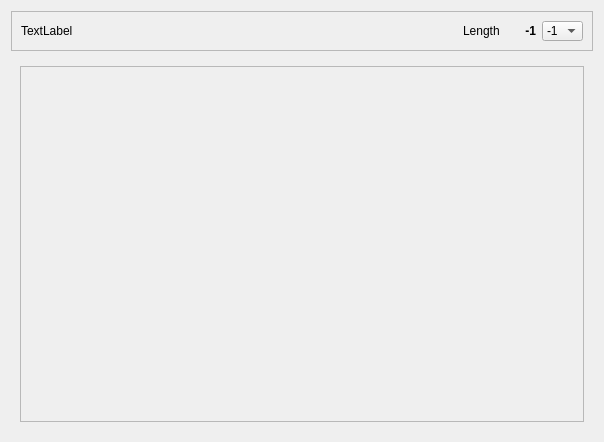
<?xml version="1.0" encoding="UTF-8"?>
<ui version="4.0">
 <class>Frame</class>
 <widget class="QFrame" name="Frame">
  <property name="geometry">
   <rect>
    <x>0</x>
    <y>0</y>
    <width>604</width>
    <height>442</height>
   </rect>
  </property>
  <property name="windowTitle">
   <string>Frame</string>
  </property>
  <layout class="QVBoxLayout" name="verticalLayout">
   <item>
    <widget class="QFrame" name="frame">
     <property name="maximumSize">
      <size>
       <width>16777215</width>
       <height>40</height>
      </size>
     </property>
     <property name="frameShape">
      <enum>QFrame::StyledPanel</enum>
     </property>
     <property name="frameShadow">
      <enum>QFrame::Raised</enum>
     </property>
     <layout class="QHBoxLayout" name="horizontalLayout" stretch="1,0,0,0">
      <item>
       <widget class="QLabel" name="label">
        <property name="text">
         <string>TextLabel</string>
        </property>
       </widget>
      </item>
      <item>
       <widget class="QLabel" name="label_2">
        <property name="text">
         <string>Length</string>
        </property>
       </widget>
      </item>
      <item>
       <widget class="QLabel" name="label_3">
        <property name="minimumSize">
         <size>
          <width>30</width>
          <height>0</height>
         </size>
        </property>
        <property name="font">
         <font>
          <bold>true</bold>
         </font>
        </property>
        <property name="text">
         <string>-1</string>
        </property>
        <property name="alignment">
         <set>Qt::AlignRight|Qt::AlignTrailing|Qt::AlignVCenter</set>
        </property>
       </widget>
      </item>
      <item>
       <widget class="QComboBox" name="comboBox">
        <item>
         <property name="text">
          <string>-1</string>
         </property>
        </item>
       </widget>
      </item>
     </layout>
    </widget>
   </item>
   <item>
    <widget class="QWidget" name="widget" native="true">
     <layout class="QHBoxLayout" name="horizontalLayout_2">
      <item>
       <widget class="QScrollArea" name="scrollArea">
        <property name="widgetResizable">
         <bool>true</bool>
        </property>
        <widget class="QWidget" name="scrollAreaWidgetContents">
         <property name="geometry">
          <rect>
           <x>0</x>
           <y>0</y>
           <width>566</width>
           <height>358</height>
          </rect>
         </property>
        </widget>
       </widget>
      </item>
     </layout>
    </widget>
   </item>
  </layout>
 </widget>
 <resources/>
 <connections/>
</ui>
